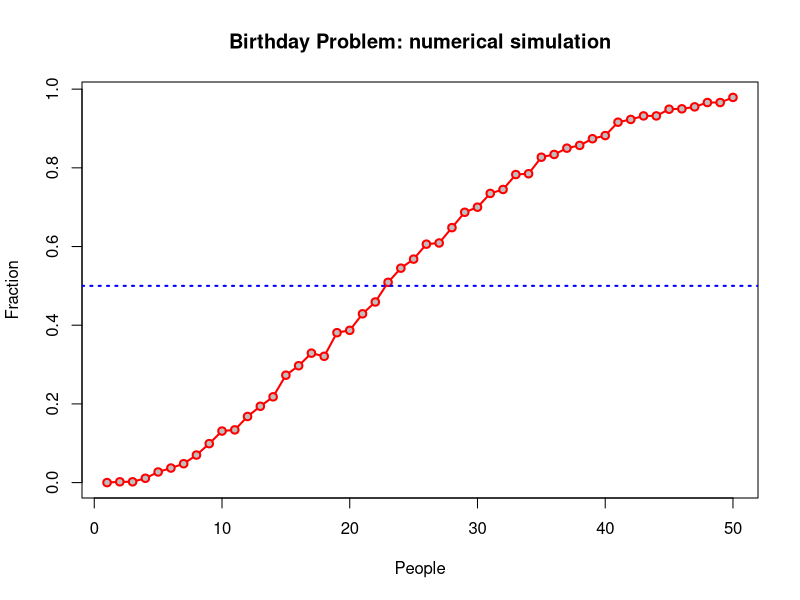
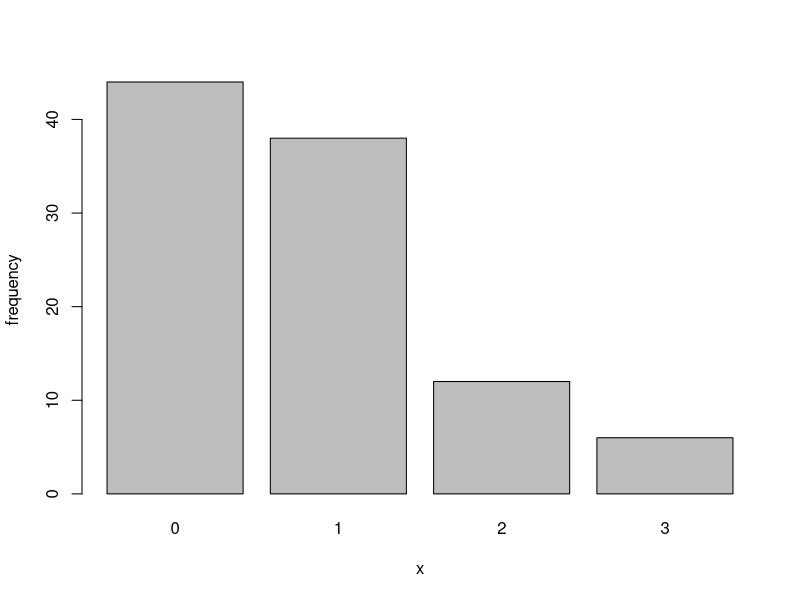
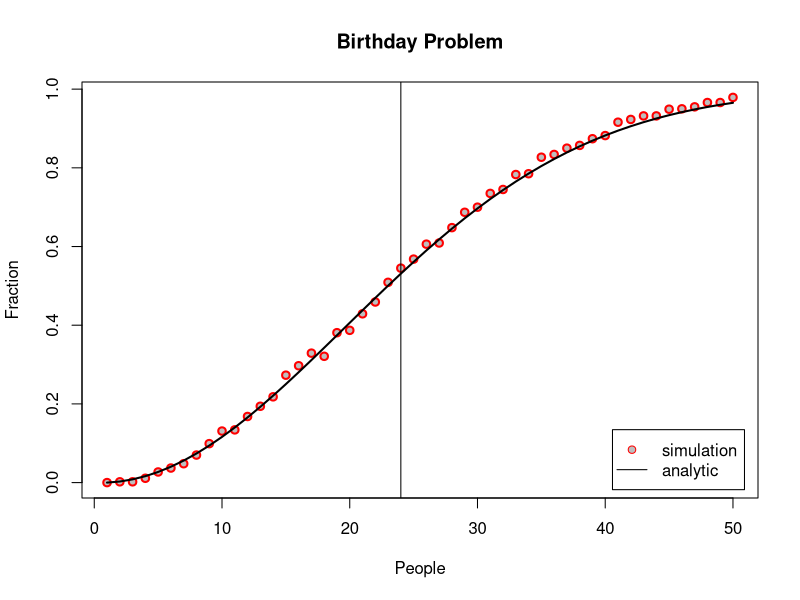

These figures' R source, in order:
## ---- chunk 1
n=40
B=sample(1:365, n, replace=TRUE)  # sample n birthdays
## ---- chunk 2
B
dups=duplicated(B) # What sort of object is dups?
anyDuplicated(B)   # What does this function return? When is it zero?
## ---- chunk 3
days=365
m=1000
B=sample(days, m*n, replace=TRUE) # mxn birthdays
dim(B)=c(m,n)                     # Birthday matrix: m parties x n participants
x=apply(B,1,anyDuplicated)        # apply anyDuplicated() function to each row (1) of B
fract=sum(x>0)/m                  # fraction of m parties with duplicates 
fract
## ---- chunk 4
myFract <- function (n,m=1000,days=365) {
  B=sample(days, m*n, replace=TRUE)  # sample n*m birthdays
  dim(B)=c(m,n)                      # convert to matrix
  x=apply(B,1,anyDuplicated)         # return first duplicated index or zero if none
  fract=sum(x>0)/m                   # fraction of entries in x bigger than zeros
  return(fract)
}
## ---- chunk 5
myFract(40)
myFract(40,m=100)
## ---- chunk 6
fract=vector("numeric",50)
for (n in 1:50) { fract[n]=myFract(n) }
plot(1:50, fract, main="Birthday Problem: numerical simulation", xlab="People", ylab="Fraction", 
     type="o", col="red", pch=21, bg="grey",lwd=2)

abline(h=0.5, lty=3, col="blue", lwd=2)
## ---- chunk 7
m=100
n=24
p=1/365
x=rbinom(m,size=n*(n-1)/2, prob=p) # generate m random numbers = number of successes

#  distribution of number of successes
table(x)
barplot(table(x), xlab="x", ylab="frequency") 
## ---- chunk 8
# same using dbinom() --> Pr[X=m] ?dbinom

# m = 0
dbinom(0, size=n*(n-1)/2, prob=p)

# m=0:10
dbinom(0:10, size=n*(n-1)/2, prob=p)  # density function P[X=x]

pbinom(0:10, size=n*(n-1)/2, prob=p)  # cummulative distribution function Pr[X<=x]

# probability of no success (X=0) as function of size
dbinom(0, size=300:350, prob=p)

n = 1:50
N = n*(n-1)/2           # N is a vector!!!
fa = 1 - dbinom(0,N,p)  # probability of success: 1-P[X=0]
# fa = pbinom(0,N,p, lower.tail=FALSE)  # P[X>0]

plot(n, fract, main="Birthday Problem", xlab="People", ylab="Fraction", col="red", pch=21, bg="grey",lwd=2) # as before
points(n, fa, type="l", lwd=2)      # analytically using dbinom
#?points
legend("bottomright",inset=0.02, legend=c("simulation", "analytic"), 
       pch=c(21,NA), pt.bg=c("grey",NA), lty=c(NA,1), col=c("red","black"))
abline(v=24)
